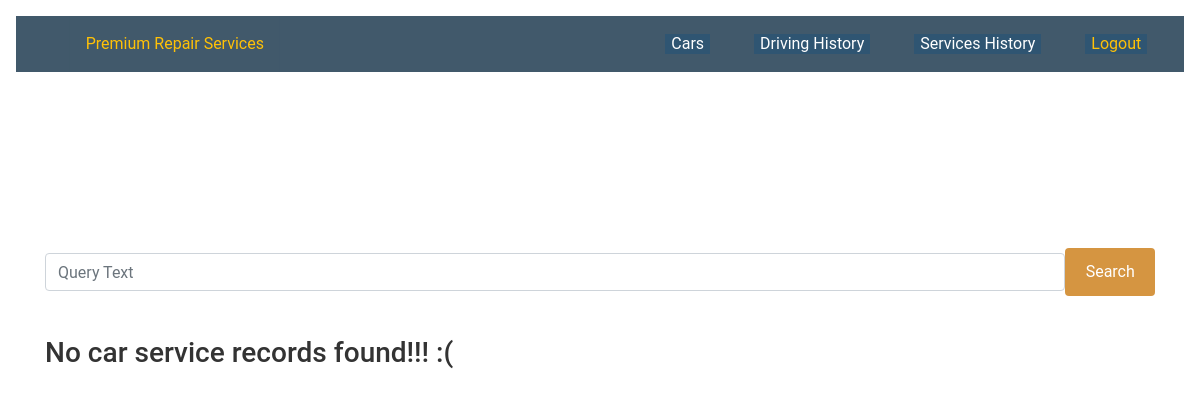
Before: /services/service-list/ (signed in) with the older database file.
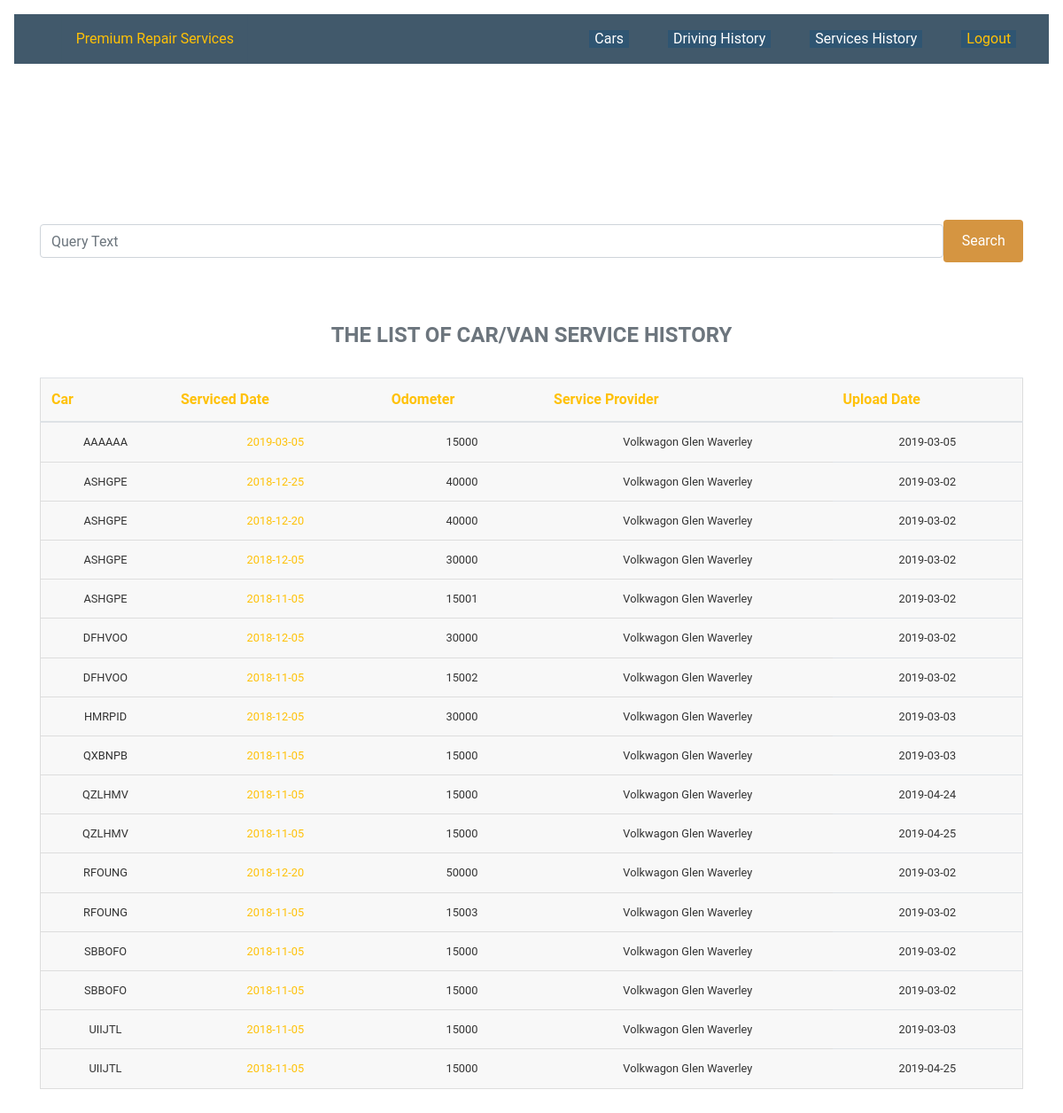
After: the same page with the newer database file.
### services/models.py (models this page shows)
class ServiceRecord(models.Model):
    def get_contract_upload_path(instance, filename):
        file_name, file_extension = os.path.splitext(filename)
        return 'reports/{0}_{1}{2}'.format(instance.car, instance.last_service_at, file_extension)
    car = models.ForeignKey('cars.car', on_delete=models.CASCADE, related_name='service_history')
    last_service_at = models.DateField(default='2018-11-05')
    next_service_at = models.DateField(default='2019-02-20')
    last_odometer_reading=models.PositiveIntegerField(default=15000)
    next_odometer_reading=models.PositiveIntegerField(default=30000)
    last_service_provider=models.CharField(max_length=256, default='Volkwagon Glen Waverley')
    service_report=models.FileField(upload_to=get_contract_upload_path)
    file_upload_date=models.DateField(auto_now_add=True)

### cars/models.py (models this page shows)
class Car(models.Model):
    def get_contract_upload_path(instance, filename):
        file_name, file_extension = os.path.splitext(filename)
        return 'contracts/{0}_{1}{2}'.format(instance.rego, instance.lease_start_date, file_extension)
    make               = models.CharField(max_length=128)
    year               = models.CharField(max_length=32, choices=YEARS, default='2016')
    model              = models.CharField(max_length=128)
    type               = models.CharField(max_length=256)
    color              = models.CharField(max_length=64, default='White')
    rego               = models.CharField(max_length=128, unique=True)
    engine_no          = models.CharField(max_length=256, unique=True)
    vin                = models.CharField(max_length=256, unique=True)
    transmission       = models.CharField(max_length=256)
    options            = models.CharField(max_length=256, blank=True)
    maintenance_status = models.CharField(max_length=256)
    lease_start_date   = models.DateField(default='2018-02-14')
    lease_term         = models.PositiveIntegerField(default=36)
    rental             = models.DecimalField(max_digits=10, decimal_places=2, default=1500)
    distance_restrict  = models.DecimalField(max_digits=10, decimal_places=2, default=210000)
    start_odometer     = models.DecimalField(max_digits=10, decimal_places=2, default=0)
    excess_kmcharge    = models.DecimalField(max_digits=10, decimal_places=2, default=0.12)
    default_interest   = models.DecimalField(max_digits=10, decimal_places=2, default=0.18)
    LESSOR_CHOICES     = ( ('S', 'Street Fleet'), ('P', 'PRS Owned'), )
    lessor             = models.CharField(max_length=8, choices=LESSOR_CHOICES, default='S')
    STATUS_CHOICES     = ( ('A', 'Active'), ('S', 'In Service'), ('I', 'In Idle'), )
    status             = models.CharField(max_length=8, choices=STATUS_CHOICES, default='A')
    rego_exp           = models.DateField(default='2019-06-30')
    insurer            = models.CharField(max_length=128, default='AAMI')
    policy_num         = models.CharField(max_length=128, default='P12345678')
    insurance_exp      = models.DateField(default='2019-06-30')
    fuel_efficiency    = models.DecimalField(max_digits=10, decimal_places=2, default=10)
    contract           = models.FileField(upload_to=get_contract_upload_path)
    file_upload_date   = models.DateField(auto_now=True)
    def __str__(self):
        return self.rego
    class Meta:
        ordering = ['rego']

### services/views.py (the view)
# urls.py: path('service-list/', views.ServiceList.as_view(), name='service_list'),
class ServiceList(generic.ListView):
    paginate_by = 100
    template_name = 'services/service_list.html'
    context_object_name='service_list'
    def get_queryset(self):
        query = self.request.GET.get('search')
        order_by = self.request.GET.get('order_by')
        if not order_by:
            qs = ServiceRecord.objects.all().order_by('car__rego', '-last_service_at')
        else:
            qs = ServiceRecord.objects.all().order_by(order_by)
        if query is not None:
            search_condition = Q(car__rego__icontains=query)|Q(last_service_at__icontains=query)
            return qs.filter(search_condition)
        else:
            return qs
    def get_context_data(self, **kwargs):
        context = super(ServiceList, self).get_context_data(**kwargs)
        paginator = Paginator(self.get_queryset(), self.paginate_by)
        page = self.request.GET.get('page')
        try:
            servicerecord_page = paginator.page(page)
        except PageNotAnInteger:
            servicerecord_page = paginator.page(1)
        except EmptyPage:
            servicerecord_page = paginator.page(paginator.num_pages)
        context['service_list'] = servicerecord_page
        return context

### services/templates/services/service_list.html (shortened to what this page needs)
{% extends "base.html" %}
{% block content %}
<div class="container">
  {% if request.user.is_authenticated %}
    <br><br>
    <div class="form-group ">
      <form class="form-inline justify-content-center">
          <input class="form-control rounded col s12 16" type="search" name="search" placeholder="Query Text"> </input>
          <button type="submit" class="btn btn--orange">Search</button>
      </form>
    </div>
    <br>
    {% if service_list %}
      <table class="table">
        <caption class="table__caption"> The List of Car/Van Service History </caption>
        <thead class="table__thead">
          <tr class="table__tr">
            <th class="table_th" scope="col"><a href="?order_by=car__rego">Car</a></th>
            <th class="table_th" scope="col"><a href="?order_by=last_service_at">Serviced Date</a></th>
            <th class="table_th" scope="col"><a href="?order_by=last_odometer_reading">Odometer</a></th>
            <th class="table_th" scope="col"><a href="?order_by=last_service_provider">Service Provider</a></th>
            <th class="table_th" scope="col"><a href="?order_by=file_upload_date">Upload Date</a></th>
          </tr>
       </thead>
          {% for service in service_list %}
              <tr class="table__tr">
                  <td class="table__td" data-label="Car">{{ service.car }}</td>
                  <td class="table__td" data-label="Serviced Date"><a href="{{ service.service_report.url }}">{{ service.last_service_at|date:'Y-m-d' }}</a></td>
                  <td class="table__td" data-label="Odometer">{{ service.last_odometer_reading }}</td>
                  <td class="table__td" data-label="Service Provider">{{ service.last_service_provider }}</td>
                  <td class="table__td" data-label="Update Date">{{ service.file_upload_date|date:'Y-m-d' }}</td>
              </tr>
          {% endfor %}
      </table>
    {% else %}
      <h3>No car service records found!!! :(</h3>
    {% endif %}
  {% else %}
    <h2> Please Login First !</h2>
  {% endif %}
</div>
{% endblock %}

Changed rows visible on the page:
added ServiceRecord: car "AAAAAA", last_service_at "2019-03-05", last_odometer_reading "15000", last_service_provider "Volkwagon Glen Waverley", file_upload_date "2019-03-05"
added ServiceRecord: car "ASHGPE", last_service_at "2018-12-25", last_odometer_reading "40000", last_service_provider "Volkwagon Glen Waverley", file_upload_date "2019-03-02"
added ServiceRecord: car "ASHGPE", last_service_at "2018-12-20", last_odometer_reading "40000", last_service_provider "Volkwagon Glen Waverley", file_upload_date "2019-03-02"
added ServiceRecord: car "ASHGPE", last_service_at "2018-12-05", last_odometer_reading "30000", last_service_provider "Volkwagon Glen Waverley", file_upload_date "2019-03-02"
added ServiceRecord: car "ASHGPE", last_service_at "2018-11-05", last_odometer_reading "15001", last_service_provider "Volkwagon Glen Waverley", file_upload_date "2019-03-02"
added ServiceRecord: car "DFHVOO", last_service_at "2018-12-05", last_odometer_reading "30000", last_service_provider "Volkwagon Glen Waverley", file_upload_date "2019-03-02"
added ServiceRecord: car "DFHVOO", last_service_at "2018-11-05", last_odometer_reading "15002", last_service_provider "Volkwagon Glen Waverley", file_upload_date "2019-03-02"
added ServiceRecord: car "HMRPID", last_service_at "2018-12-05", last_odometer_reading "30000", last_service_provider "Volkwagon Glen Waverley", file_upload_date "2019-03-03"
added ServiceRecord: car "QXBNPB", last_service_at "2018-11-05", last_odometer_reading "15000", last_service_provider "Volkwagon Glen Waverley", file_upload_date "2019-03-03"
added ServiceRecord: car "QZLHMV", last_service_at "2018-11-05", last_odometer_reading "15000", last_service_provider "Volkwagon Glen Waverley", file_upload_date "2019-04-24"
added ServiceRecord: car "QZLHMV", last_service_at "2018-11-05", last_odometer_reading "15000", last_service_provider "Volkwagon Glen Waverley", file_upload_date "2019-04-25"
added ServiceRecord: car "RFOUNG", last_service_at "2018-12-20", last_odometer_reading "50000", last_service_provider "Volkwagon Glen Waverley", file_upload_date "2019-03-02"
added ServiceRecord: car "RFOUNG", last_service_at "2018-11-05", last_odometer_reading "15003", last_service_provider "Volkwagon Glen Waverley", file_upload_date "2019-03-02"
added ServiceRecord: car "SBBOFO", last_service_at "2018-11-05", last_odometer_reading "15000", last_service_provider "Volkwagon Glen Waverley", file_upload_date "2019-03-02"
added ServiceRecord: car "SBBOFO", last_service_at "2018-11-05", last_odometer_reading "15000", last_service_provider "Volkwagon Glen Waverley", file_upload_date "2019-03-02"
added ServiceRecord: car "UIIJTL", last_service_at "2018-11-05", last_odometer_reading "15000", last_service_provider "Volkwagon Glen Waverley", file_upload_date "2019-03-03"
added ServiceRecord: car "UIIJTL", last_service_at "2018-11-05", last_odometer_reading "15000", last_service_provider "Volkwagon Glen Waverley", file_upload_date "2019-04-25"
Other visible differences:
text no longer shown: "No car service records found!!! :("
text now shown: "THE LIST OF CAR/VAN SERVICE HISTORY Car Serviced Date Odometer Service Provider Upload Date"
